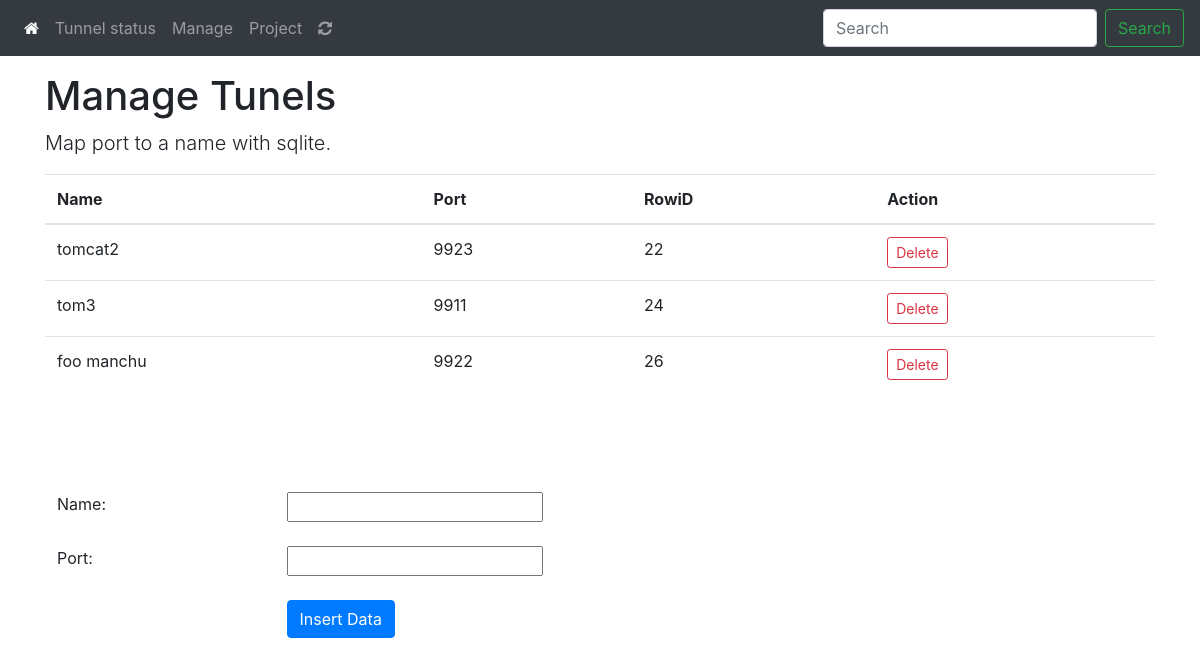
/manage.php, run on an earlier commit of the app's database.
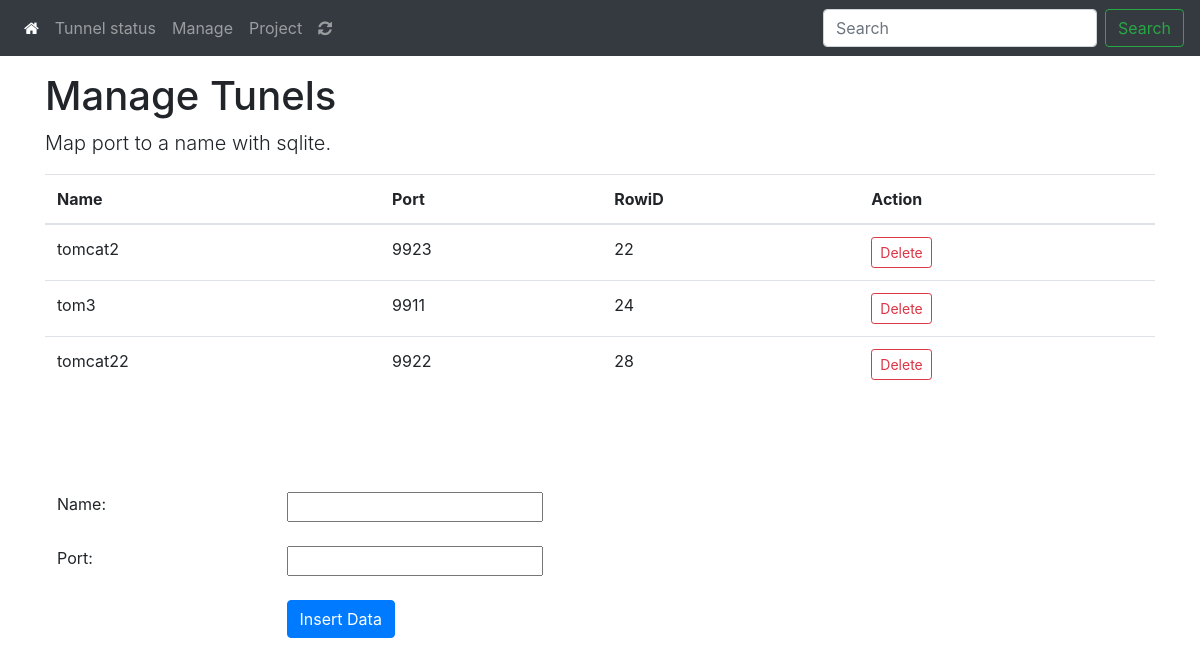
And on a later commit of the database.
### tables this page shows
CREATE TABLE "tunnels" (
                "id" INTEGER PRIMARY KEY AUTOINCREMENT NOT NULL,
                "name" VARCHAR,
                "port" INTEGER
            );

### manage.php (the view, shortened to what this page needs)
<?php include 'nav.php'; ?>
  <body>
    <main role="main" class="container">
      <div class="starter-template">
        <h1>Manage Tunels</h1>
        <p class="lead">Map port to a name with sqlite.</p>
      </div>
      <div class="starter-template">
            <?php
            $db = new SQLite3('db/manage.sqlite', SQLITE3_OPEN_CREATE | SQLITE3_OPEN_READWRITE);
            $db->query('CREATE TABLE IF NOT EXISTS "tunnels" (
                "id" INTEGER PRIMARY KEY AUTOINCREMENT NOT NULL,
                "name" VARCHAR,
                "port" INTEGER
            )');
            $query = 'SELECT  * FROM "tunnels"';
            $results = $db->query($query);
            echo "
             <table class=table >
               <thead>
                 <tr>
                 <th scope='col'>Name</th>
                 <th scope='col'>Port</th>
                 <th scope='col'>RowiD</th>
                 <th scope='col'>Action</th>
                 </tr>
                </thead>
                 <tbody>
                 ";
                 while($row = $results->fetchArray()) {
                  echo "
                  <tr>
                   <td> $row[name] </td>
                   <td> $row[port] </td>
                   <td> $row[id] </td>
                  <td>
                  <form action='manage.php' method='post'>
                  <input name='delete_data'  class='btn btn-outline-danger btn-sm' type='submit' value='Delete'>
                  <input name='rowid' type='hidden' value=$row[id] >
                    </form>
                  </td>
                     </tr>
                   ";
                  }
                  echo '
                  </tbody>
                 </table>
                 ';
             ?>
      </div>
           <br>
           <br>
           <br>
      		<table class="table table-borderless">
      			<form action="manage.php" method="post">
      			<tr>
      				<td>Name:</td>
      				<td><input name="name" type="text"></td>
      			</tr>
      			<tr>
      				<td>Port:</td>
      				<td><input name="port" type="text"></td>
      			</tr>
      			<tr>
      				<td><a></a></td>
      				<td><input name="submit_data"  class="btn btn-primary" type="submit" value="Insert Data"></td>
      			</tr>
      			</form>
      		</table>
</body>
  </body>
</html>

What changed in the data, as far as the page shows it:
removed tunnels: name "foo manchu", port "9922", id "26"
added tunnels: name "tomcat22", port "9922", id "28"
